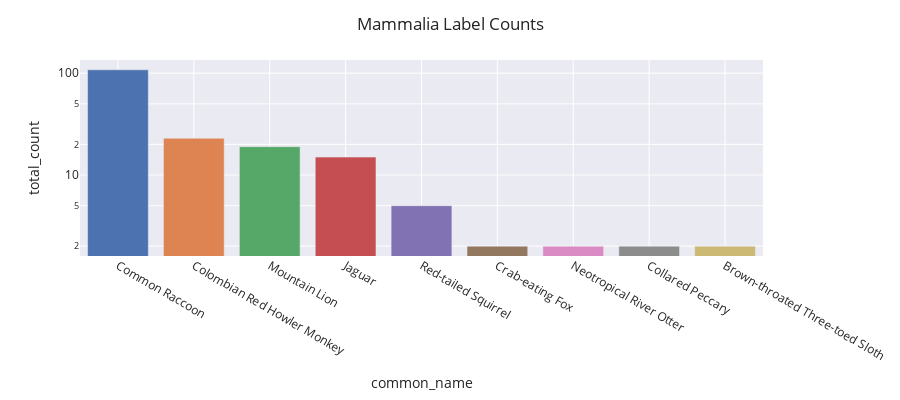

The code cell stored with this chart in its notebook:
### Code cell
plot_class_distribution(df[df['class']=='mamalia'], plot_col='common_name', title='Mammalia Label Counts')

### Figure 1 — Plotly figure (JSON) as saved in the notebook; plotly's stock layout.template omitted (floating-point values rounded to 4 significant figures)
{"data": [{"alignmentgroup": "True", "hovertemplate": "common_name=%{x}<br>total_count=%{y}<extra></extra>", "legendgroup": "Common Raccoon", "marker": {"color": "rgb(76,114,176)", "pattern": {"shape": ""}}, "name": "Common Raccoon", "offsetgroup": "Common Raccoon", "orientation": "v", "showlegend": true, "textposition": "auto", "type": "bar", "x": ["Common Raccoon"], "xaxis": "x", "y": [108], "yaxis": "y"}, {"alignmentgroup": "True", "hovertemplate": "common_name=%{x}<br>total_count=%{y}<extra></extra>", "legendgroup": "Colombian Red Howler Monkey", "marker": {"color": "rgb(221,132,82)", "pattern": {"shape": ""}}, "name": "Colombian Red Howler Monkey", "offsetgroup": "Colombian Red Howler Monkey", "orientation": "v", "showlegend": true, "textposition": "auto", "type": "bar", "x": ["Colombian Red Howler Monkey"], "xaxis": "x", "y": [23], "yaxis": "y"}, {"alignmentgroup": "True", "hovertemplate": "common_name=%{x}<br>total_count=%{y}<extra></extra>", "legendgroup": "Mountain Lion", "marker": {"color": "rgb(85,168,104)", "pattern": {"shape": ""}}, "name": "Mountain Lion", "offsetgroup": "Mountain Lion", "orientation": "v", "showlegend": true, "textposition": "auto", "type": "bar", "x": ["Mountain Lion"], "xaxis": "x", "y": [19], "yaxis": "y"}, {"alignmentgroup": "True", "hovertemplate": "common_name=%{x}<br>total_count=%{y}<extra></extra>", "legendgroup": "Jaguar", "marker": {"color": "rgb(196,78,82)", "pattern": {"shape": ""}}, "name": "Jaguar", "offsetgroup": "Jaguar", "orientation": "v", "showlegend": true, "textposition": "auto", "type": "bar", "x": ["Jaguar"], "xaxis": "x", "y": [15], "yaxis": "y"}, {"alignmentgroup": "True", "hovertemplate": "common_name=%{x}<br>total_count=%{y}<extra></extra>", "legendgroup": "Red-tailed Squirrel", "marker": {"color": "rgb(129,114,179)", "pattern": {"shape": ""}}, "name": "Red-tailed Squirrel", "offsetgroup": "Red-tailed Squirrel", "orientation": "v", "showlegend": true, "textposition": "auto", "type": "bar", "x": ["Red-tailed Squirrel"], "xaxis": "x", "y": [5], "yaxis": "y"}, {"alignmentgroup": "True", "hovertemplate": "common_name=%{x}<br>total_count=%{y}<extra></extra>", "legendgroup": "Crab-eating Fox", "marker": {"color": "rgb(147,120,96)", "pattern": {"shape": ""}}, "name": "Crab-eating Fox", "offsetgroup": "Crab-eating Fox", "orientation": "v", "showlegend": true, "textposition": "auto", "type": "bar", "x": ["Crab-eating Fox"], "xaxis": "x", "y": [2], "yaxis": "y"}, {"alignmentgroup": "True", "hovertemplate": "common_name=%{x}<br>total_count=%{y}<extra></extra>", "legendgroup": "Neotropical River Otter", "marker": {"color": "rgb(218,139,195)", "pattern": {"shape": ""}}, "name": "Neotropical River Otter", "offsetgroup": "Neotropical River Otter", "orientation": "v", "showlegend": true, "textposition": "auto", "type": "bar", "x": ["Neotropical River Otter"], "xaxis": "x", "y": [2], "yaxis": "y"}, {"alignmentgroup": "True", "hovertemplate": "common_name=%{x}<br>total_count=%{y}<extra></extra>", "legendgroup": "Collared Peccary", "marker": {"color": "rgb(140,140,140)", "pattern": {"shape": ""}}, "name": "Collared Peccary", "offsetgroup": "Collared Peccary", "orientation": "v", "showlegend": true, "textposition": "auto", "type": "bar", "x": ["Collared Peccary"], "xaxis": "x", "y": [2], "yaxis": "y"}, {"alignmentgroup": "True", "hovertemplate": "common_name=%{x}<br>total_count=%{y}<extra></extra>", "legendgroup": "Brown-throated Three-toed Sloth", "marker": {"color": "rgb(204,185,116)", "pattern": {"shape": ""}}, "name": "Brown-throated Three-toed Sloth", "offsetgroup": "Brown-throated Three-toed Sloth", "orientation": "v", "showlegend": true, "textposition": "auto", "type": "bar", "x": ["Brown-throated Three-toed Sloth"], "xaxis": "x", "y": [2], "yaxis": "y"}], "layout": {"barmode": "relative", "height": 400, "legend": {"title": {"text": "common_name"}, "tracegroupgap": 0}, "margin": {"t": 60}, "showlegend": false, "title": {"text": "Mammalia Label Counts"}, "xaxis": {"anchor": "y", "categoryarray": ["Common Raccoon", "Colombian Red Howler Monkey", "Mountain Lion", "Jaguar", "Red-tailed Squirrel", "Crab-eating Fox", "Neotropical River Otter", "Collared Peccary", "Brown-throated Three-toed Sloth"], "categoryorder": "total descending", "domain": [0, 1], "title": {"text": "common_name"}}, "yaxis": {"anchor": "x", "domain": [0, 1], "title": {"text": "total_count"}, "type": "log"}}}
